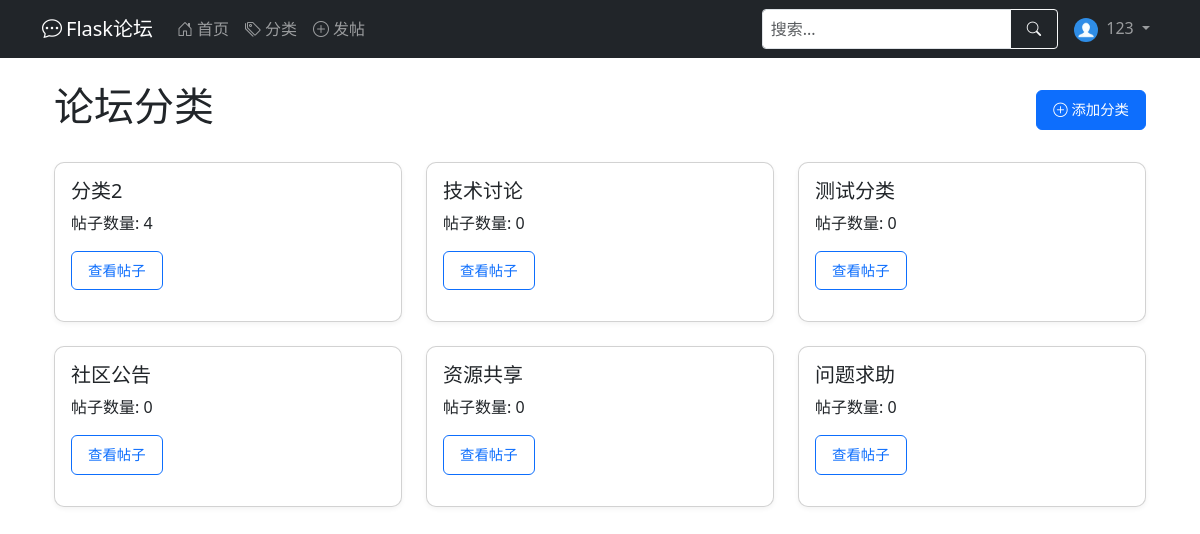
/categories (signed in), run on the app's committed database.
### app/models.py (models this page shows, shortened)
class User(UserMixin, db.Model):
    __tablename__ = 'user'
    id = db.Column(db.Integer, primary_key=True)
    username = db.Column(db.String(64), index=True, unique=True, nullable=False)
    email = db.Column(db.String(120), index=True, unique=True, nullable=False)
    password_hash = db.Column(db.String(128), nullable=False)
    created_at = db.Column(db.DateTime, default=datetime.utcnow)
    last_seen = db.Column(db.DateTime, default=datetime.utcnow)
    about_me = db.Column(db.Text)
    avatar = db.Column(db.String(120), default='default.jpg')  # 头像
    permissions = db.Column(db.Integer, default=Permissions.USER)
    posts = db.relationship('Post', backref='author', lazy='dynamic')  # 在Post处能查到作者，用法：Post.author
    def avatar_url(self):
        return url_for('static', filename=f'profile_pics/{self.avatar}', _external=True)

class Category(db.Model):
    __tablename__ = 'category'
    id = db.Column(db.Integer, primary_key=True)
    name = db.Column(db.String(50), unique=True, nullable=False)
    posts = db.relationship('Post', backref='category', lazy=True)  # 从Post里能查到分类,Post.category

### app/routes.py (the view, shortened to what this page needs)
@main.route('/categories')
def list_categories():
    categories = Category.query.order_by(Category.name).all()
    page = request.args.get('page', 1, type=int)
    per_page = current_app.config.get('POSTS_PER_PAGE', 10)
    search_query = request.args.get('q', '')
    query = Post.query.order_by(Post.created_at.desc())
    posts = query.paginate(page=page, per_page=per_page)
    return render_template('categories.html', categories=categories, posts=posts)

### app/models.py (called while the page is built)
@login_manager.user_loader
def load_user(user_id):
    return User.query.get(int(user_id))

### app/templates/categories.html
{% extends "base.html" %}
{% block content %}
<div class="container mt-4">
    <div class="d-flex justify-content-between align-items-center mb-4">
        <h1>论坛分类</h1>
        {% if current_user.is_admin %}
        <a href="{{ url_for('admin.add_category') }}" class="btn btn-primary">
            <i class="bi bi-plus-circle"></i> 添加分类
        </a>
        {% endif %}
    </div>
    <div class="row">
        {% for category in categories %}
        <div class="col-md-4 mb-4">
            <div class="card h-100">
                <div class="card-body">
                    <h5 class="card-title">{{ category.name }}</h5>
                    <p class="card-text">
                        帖子数量: {{ category.posts|length }}
                    </p>
                    <a href="{{ url_for('main.category_posts', category_id=category.id) }}"
                       class="btn btn-outline-primary">
                        查看帖子
                    </a>
                </div>
            </div>
        </div>
        {% endfor %}
    </div>
</div>
{% endblock %}

### app/templates/base.html (shortened to what this page needs)
<!DOCTYPE html>
<html lang="zh" data-bs-theme="auto">
<head>
    <link href="/static/css/bootstrap.min.css" rel="stylesheet">
    <link rel="stylesheet" href="/static/css/bootstrap-icons.css">
</head>
<body>
<nav class="navbar navbar-expand-lg navbar-dark bg-dark desktop-nav">
    <div class="container">
        <a class="navbar-brand" href="{{ url_for('main.index') }}">
            <i class="bi bi-chat-dots me-1"></i>Flask论坛
        </a>
        <div class="collapse navbar-collapse" id="mainNavbar">
            <ul class="navbar-nav me-auto">
                <li class="nav-item">
                    <a class="nav-link" href="{{ url_for('main.index') }}">
                        <i class="bi bi-house-door me-1"></i>首页
                    </a>
                </li>
                <li class="nav-item">
                    <a class="nav-link" href="{{ url_for('main.list_categories') }}">
                        <i class="bi bi-tags me-1"></i>分类
                    </a>
                </li>
                <li class="nav-item">
                    <a class="nav-link" href="{{ url_for('main.create_post') }}">
                        <i class="bi bi-plus-circle me-1"></i>发帖
                    </a>
                </li>
            </ul>
            <form class="d-flex me-2 my-2 my-lg-0" action="{{ url_for('main.index') }}" method="get">
                <div class="input-group">
                    <input type="search" name="q" class="form-control form-control-sm" placeholder="搜索..."
                           aria-label="搜索" value="{{ request.args.get('q', '') }}">
                    <button class="btn btn-outline-light btn-sm" type="submit">
                        <i class="bi bi-search"></i>
                    </button>
                </div>
            </form>
            <ul class="navbar-nav">
                {% if current_user.is_authenticated %}
                <li class="nav-item dropdown">
                    <a class="nav-link dropdown-toggle" href="#" id="userDropdown" role="button"
                       data-bs-toggle="dropdown" aria-expanded="false">
                        <img src="{{ current_user.avatar_url() }}" class="rounded-circle me-1" width="24" height="24"
                             alt="头像">
                        {{ current_user.username }}
                    </a>
                </li>
                {% endif %}
            </ul>
        </div>
    </div>
</nav>
<main class="container mt-3 mb-5">
    {% block content %}{% endblock %}
</main>
</body>
</html>

### app/templates/base.html (style rules this page uses)
:root { --mobile-nav-height: 56px; }
@media (min-width: 769px) { .desktop-nav { display: block; } }
input, textarea, select { font-size: 16px !important; }
.card { margin-bottom: 15px; border-radius: 10px; box-shadow: 0 2px 5px rgba(0,0,0,0.05); }
.btn { padding: 8px 16px; font-size: 0.9rem; }

### data on the page
User: avatar_url (placeholder picture), username "123"
Category: name "分类2", posts|length "4"
Category: name "技术讨论", posts|length "0"
Category: name "测试分类", posts|length "0"
Category: name "社区公告", posts|length "0"
Category: name "资源共享", posts|length "0"
Category: name "问题求助", posts|length "0"
